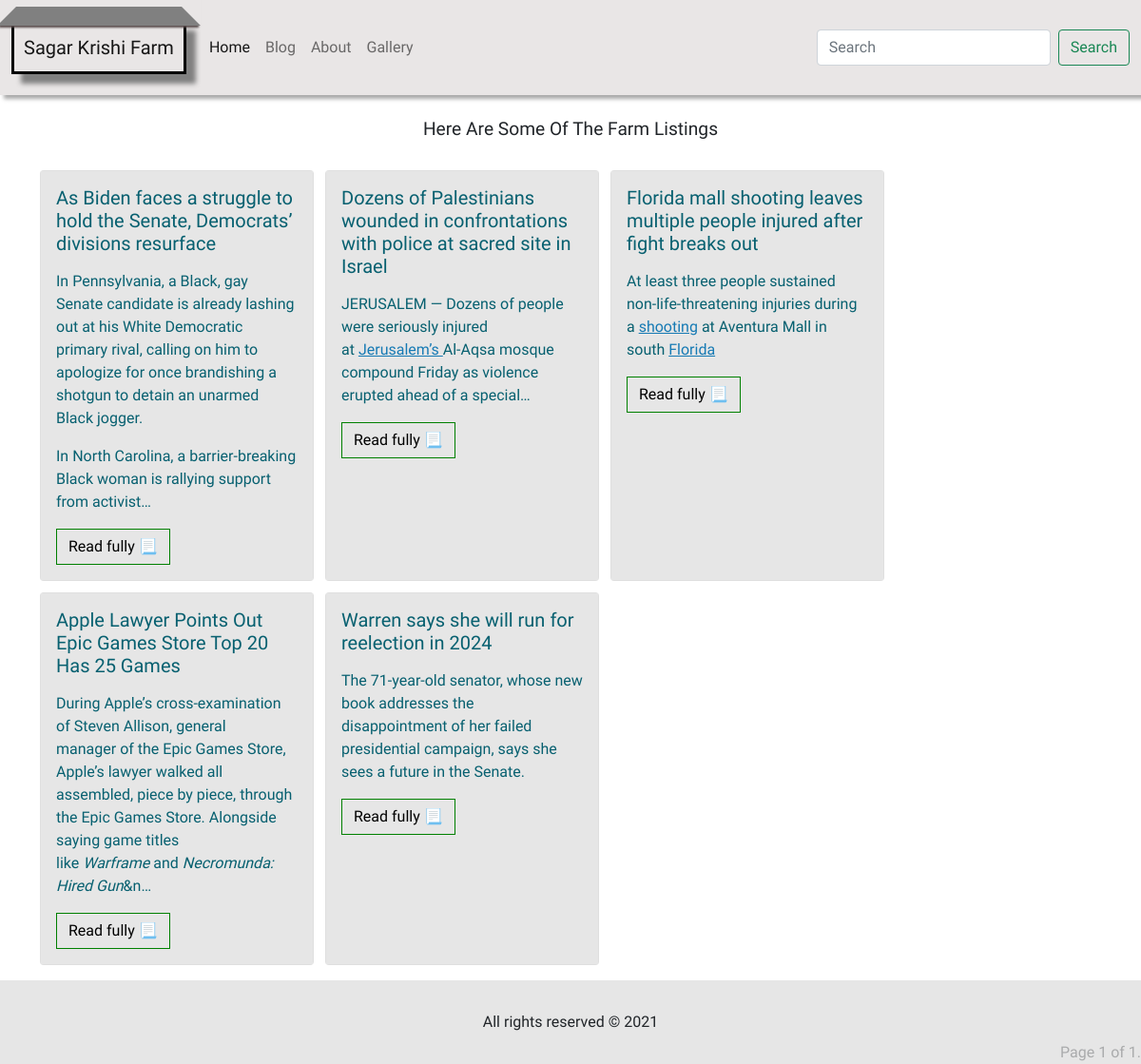
/blog/list/, run on an earlier commit of the app's database.
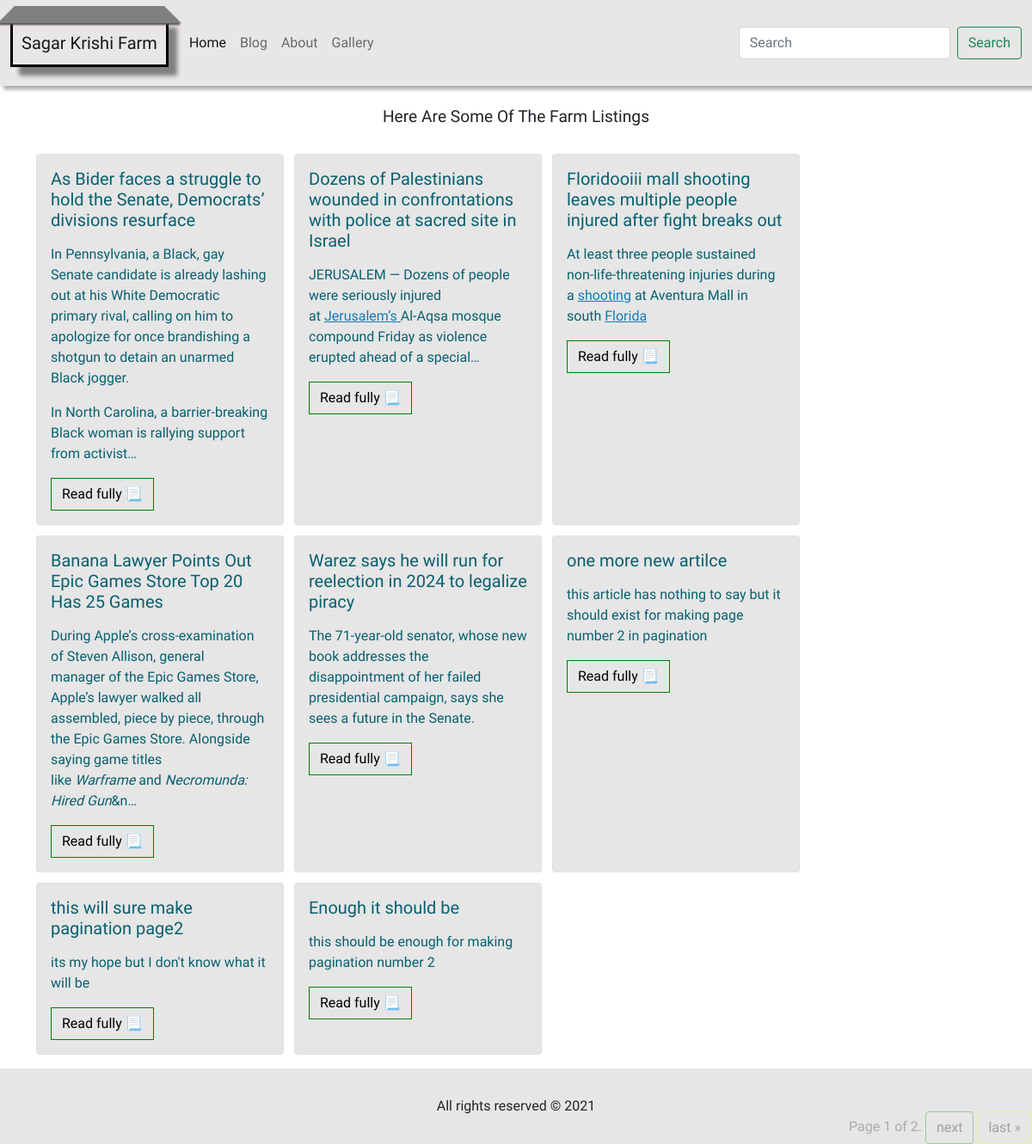
And on a later commit of the database.
### blog/models.py (models this page shows, shortened)
class BlogPost(models.Model):
    user = models.ForeignKey(User, default=1, null=True,
                             on_delete=models.SET_NULL)
    title = models.CharField(max_length=255)
    slug = models.SlugField(unique=True, blank=True,
                            null=False, max_length=255)
    content = RichTextField()
    publish_date = models.DateTimeField(
        auto_now=False, auto_now_add=False, null=True, blank=True)
    timestamp = models.DateTimeField(auto_now=True)
    updated = models.DateTimeField(auto_now=True)
    objects = BlogPostManager()

### blog/views.py (the view)
# urls.py: path('list/', list, name="blog-list"),
def list(request):
    template_name = "list.html"
    blogs = BlogPost.objects.all()
    paginator = Paginator(blogs, 8)  # Show 25 contacts per page.
    page_number = request.GET.get('page')
    page_obj = paginator.get_page(page_number)
    context = {
        "blogs": page_obj
    }
    return render(request, template_name, context)

### blog/models.py (called while the page is built)
    def get_queryset(self):
        return BlogPostQuerySet(self.model, using=self._db)

### blog/templates/list.html (shortened to what this page needs)
{% extends 'base.html' %}
{% block head %}
<link href="https://cdn.jsdelivr.net/npm/bootstrap@5.0.0-beta3/dist/css/bootstrap.min.css" rel="stylesheet">
{% load static %}
<link rel="stylesheet" href="{% static 'blog/list/list.css' %}">
{% endblock %}
{% block content %}
<h3 class="list-heading p-4">Here are some of the farm listings</h3>
<ul id="blog-list" class="container" style="display: flex; flex-wrap:wrap; min-height: 90vh">
    {% for item in blogs %}
        {% include 'list-inline.html' with item=item %}
    {% endfor %}
</ul>
<div class="pagination" style="display: flex; flex-direction: column; position: fixed; bottom: 0%; right: 0; opacity: 0.3">
    <span class="step-links">
        <span class="current">
            Page {{ blogs.number }} of {{ blogs.paginator.num_pages }}.
        </span>
        {% if blogs.has_next %}
            <a class="btn btn-success" href="?page={{ blogs.next_page_number }}">next</a>
            <a class="btn btn-warning" href="?page={{ blogs.paginator.num_pages }}">last &raquo;</a>
        {% endif %}
    </span>
</div>
{% endblock %}

### blog/templates/list-inline.html (shortened to what this page needs)
<div class="card" style="width: 18rem;">
  <div class="card-body">
    <h5 class="card-title">{{item.title}}</h5>
    <p class="card-text">{{item.content|safe|truncatechars:300}}</p>
    <div>
      <a href="/blog/detail/{{item.slug}}" class="btn btn-success text-white">Read fully 📃</a>
    </div>
  </div>
</div>

What changed in the data, as far as the page shows it:
changed BlogPost: title "As Biden faces a struggle to hold the Senate, Democrats’ divisions resurface" → "As Bider faces a struggle to hold the Senate, Democrats’ divisions resurface"
changed BlogPost: title "Florida mall shooting leaves multiple people injured after fight breaks out" → "Floridooiii mall shooting leaves multiple people injured after fight breaks out"
changed BlogPost: title "Apple Lawyer Points Out Epic Games Store Top 20 Has 25 Games" → "Banana Lawyer Points Out Epic Games Store Top 20 Has 25 Games"
changed BlogPost: title "Warren says she will run for reelection in 2024" → "Warez says he will run for reelection in 2024 to legalize piracy"
added BlogPost: title "one more new artilce", content "this article has nothing to say but it should exist for making page number 2 in pagination"
added BlogPost: title "this will sure make pagination page2", content "its my hope but I don't know what it will be"
added BlogPost: title "Enough it should be", content "this should be enough for making pagination number 2"
Also different on the page:
{{ blogs.paginator.num_pages }}: "1" → "2"
text now shown: "next last »"
